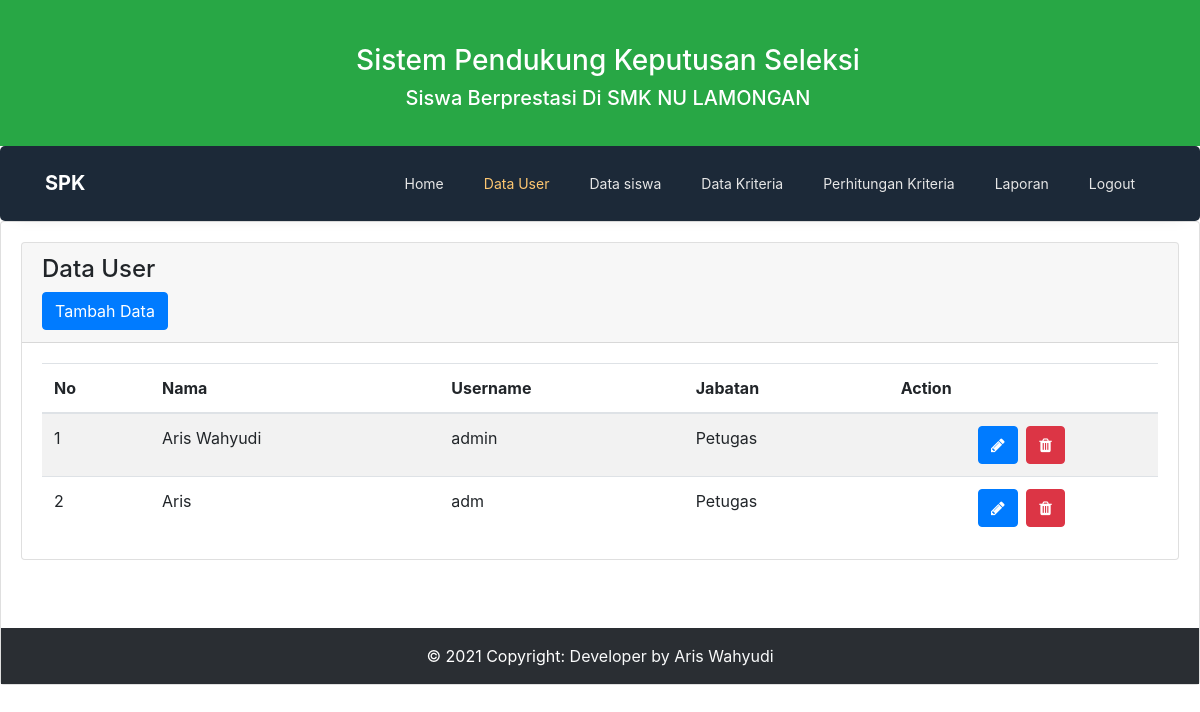
Page /user/index.php (signed in) on the committed database.
### tables this page shows
CREATE TABLE `user` (
  `id_user` varchar(12) NOT NULL,
  `nama` varchar(50) NOT NULL,
  `username` varchar(50) NOT NULL,
  `password` varchar(100) NOT NULL,
  `jabatan` enum('Wali Kelas','Petugas','Kepala Sekolah','') NOT NULL
);

### user/index.php (the view, shortened to what this page needs)
<?php
if (isset($_SESSION['username'])) {
    include_once('header.php');
?>
    <div class="card">
        <div class="card-body">
            <div class="row ">
                <div class="col-12">
                    <div class="card">
                        <div class="card-header">
                            <h4>Data User</h4>
                            <div class="card-header-action">
                                <button class="btn btn-primary btn-action btn-xs mr-1" data-toggle="modal" data-target="#exampleModal" data-toggle="tooltip" title="Tambah Data"><span>Tambah Data</span></button>
                            </div>
                        </div>
                        <div class="card-body">
                            <div class="table-responsive">
                                <div class="table-responsive">
                                    <table class="table table-striped mb-0 admin" id="admin">
                                        <thead>
                                            <tr>
                                                <th>No</th>
                                                <th>Nama</th>
                                                <th>Username</th>
                                                <th>Jabatan</th>
                                                <th>Action</th>
                                            </tr>
                                        </thead>
                                        <tbody>
                                            <?php
                                            $SqlQuery = mysqli_query($con, "select * from user");
                                            $no = 1;
                                            if (mysqli_num_rows($SqlQuery) > 0) {
                                                while ($row = mysqli_fetch_array($SqlQuery)) {
                                            ?>
                                                    <tr>
                                                        <td><?= $no++ ?></td>
                                                        <td><?= $row['nama'] ?></td>
                                                        <td><?= $row['username'] ?></td>
                                                        <td><?= $row['jabatan'] ?></td>
                                                        <td>
                                                            <center>
                                                                <a href="edit.php?id=<?= $row['id_user'] ?>" class="btn btn-primary btn-xs btn-action mr-1" title="Edit"><i class="fa fa-pencil"></i></a>
                                                                <a href="delete.php?id=<?= $row['id_user'] ?>" class="btn btn-danger btn-xs delete-data mr-1" title="hapus"><i class="fa fa-trash"></i></a>
                                                        </td>
                                                    </tr>
                                            <?php
                                                }
                                            } else {
                                                echo "<tr><td colspan=\"4\" align=\"center\">data tidak ada</td></tr>";
                                            }
                                            ?>
                                        </tbody>
                                    </table>
                                </div>
                            </div>
                        </div>
                    </div>
                </div>
            </div>
        </div>
    <?php
    include_once('footer.php');
} else {
    echo "<script>window.location='" . base_url('auth/login.php') . "';</script>";
}
    ?>

### rows in the picture
user: nama "Aris Wahyudi", username "admin", jabatan "Petugas"
user: nama "Aris", username "adm", jabatan "Petugas"
